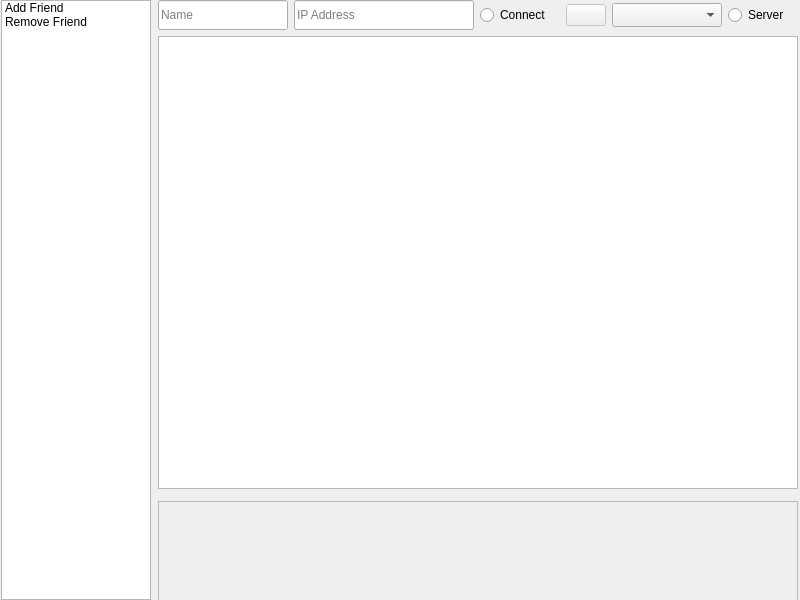
<?xml version="1.0" encoding="UTF-8"?>
<ui version="4.0">
 <class>MainWindow</class>
 <widget class="QMainWindow" name="MainWindow">
  <property name="geometry">
   <rect>
    <x>0</x>
    <y>0</y>
    <width>800</width>
    <height>600</height>
   </rect>
  </property>
  <property name="windowTitle">
   <string>MainWindow</string>
  </property>
  <widget class="QWidget" name="centralwidget">
   <widget class="QWidget" name="gridLayoutWidget">
    <property name="geometry">
     <rect>
      <x>0</x>
      <y>0</y>
      <width>801</width>
      <height>601</height>
     </rect>
    </property>
    <layout class="QGridLayout" name="gridLayout">
     <item row="1" column="1">
      <widget class="QTextEdit" name="messageDisplay">
       <property name="sizePolicy">
        <sizepolicy hsizetype="Fixed" vsizetype="Expanding">
         <horstretch>0</horstretch>
         <verstretch>0</verstretch>
        </sizepolicy>
       </property>
       <property name="minimumSize">
        <size>
         <width>640</width>
         <height>0</height>
        </size>
       </property>
       <property name="focusPolicy">
        <enum>Qt::FocusPolicy::NoFocus</enum>
       </property>
       <property name="undoRedoEnabled">
        <bool>false</bool>
       </property>
       <property name="readOnly">
        <bool>true</bool>
       </property>
       <property name="textInteractionFlags">
        <set>Qt::TextInteractionFlag::LinksAccessibleByMouse|Qt::TextInteractionFlag::TextSelectableByMouse</set>
       </property>
      </widget>
     </item>
     <item row="3" column="1">
      <widget class="QPlainTextEdit" name="messageInput">
       <property name="enabled">
        <bool>false</bool>
       </property>
       <property name="sizePolicy">
        <sizepolicy hsizetype="Fixed" vsizetype="Fixed">
         <horstretch>0</horstretch>
         <verstretch>0</verstretch>
        </sizepolicy>
       </property>
       <property name="minimumSize">
        <size>
         <width>640</width>
         <height>100</height>
        </size>
       </property>
       <property name="maximumSize">
        <size>
         <width>640</width>
         <height>100</height>
        </size>
       </property>
       <property name="focusPolicy">
        <enum>Qt::FocusPolicy::ClickFocus</enum>
       </property>
       <property name="styleSheet">
        <string notr="true"/>
       </property>
       <property name="horizontalScrollBarPolicy">
        <enum>Qt::ScrollBarPolicy::ScrollBarAlwaysOff</enum>
       </property>
      </widget>
     </item>
     <item row="0" column="1">
      <layout class="QHBoxLayout" name="horizontalLayout">
       <property name="sizeConstraint">
        <enum>QLayout::SizeConstraint::SetMaximumSize</enum>
       </property>
       <property name="bottomMargin">
        <number>0</number>
       </property>
       <item>
        <widget class="QLineEdit" name="nameInput">
         <property name="sizePolicy">
          <sizepolicy hsizetype="Fixed" vsizetype="Fixed">
           <horstretch>0</horstretch>
           <verstretch>0</verstretch>
          </sizepolicy>
         </property>
         <property name="minimumSize">
          <size>
           <width>130</width>
           <height>30</height>
          </size>
         </property>
         <property name="maximumSize">
          <size>
           <width>130</width>
           <height>30</height>
          </size>
         </property>
         <property name="focusPolicy">
          <enum>Qt::FocusPolicy::ClickFocus</enum>
         </property>
         <property name="styleSheet">
          <string notr="true"/>
         </property>
         <property name="inputMask">
          <string/>
         </property>
         <property name="text">
          <string/>
         </property>
         <property name="maxLength">
          <number>15</number>
         </property>
         <property name="alignment">
          <set>Qt::AlignmentFlag::AlignLeading|Qt::AlignmentFlag::AlignLeft|Qt::AlignmentFlag::AlignVCenter</set>
         </property>
         <property name="placeholderText">
          <string>Name</string>
         </property>
        </widget>
       </item>
       <item>
        <widget class="QLineEdit" name="ipInput">
         <property name="sizePolicy">
          <sizepolicy hsizetype="Fixed" vsizetype="Fixed">
           <horstretch>0</horstretch>
           <verstretch>0</verstretch>
          </sizepolicy>
         </property>
         <property name="minimumSize">
          <size>
           <width>180</width>
           <height>30</height>
          </size>
         </property>
         <property name="maximumSize">
          <size>
           <width>180</width>
           <height>30</height>
          </size>
         </property>
         <property name="focusPolicy">
          <enum>Qt::FocusPolicy::ClickFocus</enum>
         </property>
         <property name="styleSheet">
          <string notr="true"/>
         </property>
         <property name="alignment">
          <set>Qt::AlignmentFlag::AlignLeading|Qt::AlignmentFlag::AlignLeft|Qt::AlignmentFlag::AlignVCenter</set>
         </property>
         <property name="placeholderText">
          <string>IP Address</string>
         </property>
        </widget>
       </item>
       <item>
        <widget class="QRadioButton" name="connectButton">
         <property name="sizePolicy">
          <sizepolicy hsizetype="Fixed" vsizetype="Fixed">
           <horstretch>0</horstretch>
           <verstretch>0</verstretch>
          </sizepolicy>
         </property>
         <property name="minimumSize">
          <size>
           <width>80</width>
           <height>30</height>
          </size>
         </property>
         <property name="maximumSize">
          <size>
           <width>80</width>
           <height>30</height>
          </size>
         </property>
         <property name="focusPolicy">
          <enum>Qt::FocusPolicy::NoFocus</enum>
         </property>
         <property name="styleSheet">
          <string notr="true">color: rgb(0, 0, 0);
selection-color: rgb(0, 255, 0);
selection-background-color: rgb(0, 255, 0);</string>
         </property>
         <property name="text">
          <string>Connect</string>
         </property>
         <property name="iconSize">
          <size>
           <width>30</width>
           <height>30</height>
          </size>
         </property>
         <property name="checkable">
          <bool>true</bool>
         </property>
         <property name="checked">
          <bool>false</bool>
         </property>
         <property name="autoExclusive">
          <bool>false</bool>
         </property>
         <property name="autoRepeatDelay">
          <number>0</number>
         </property>
         <property name="autoRepeatInterval">
          <number>0</number>
         </property>
        </widget>
       </item>
       <item>
        <widget class="QPushButton" name="callButton">
         <property name="enabled">
          <bool>false</bool>
         </property>
         <property name="sizePolicy">
          <sizepolicy hsizetype="Fixed" vsizetype="Fixed">
           <horstretch>0</horstretch>
           <verstretch>0</verstretch>
          </sizepolicy>
         </property>
         <property name="minimumSize">
          <size>
           <width>40</width>
           <height>0</height>
          </size>
         </property>
         <property name="maximumSize">
          <size>
           <width>40</width>
           <height>16777215</height>
          </size>
         </property>
         <property name="styleSheet">
          <string notr="true"/>
         </property>
         <property name="text">
          <string/>
         </property>
         <property name="icon">
          <iconset theme="QIcon::ThemeIcon::CallStart"/>
         </property>
         <property name="checkable">
          <bool>true</bool>
         </property>
         <property name="checked">
          <bool>false</bool>
         </property>
        </widget>
       </item>
       <item>
        <widget class="QComboBox" name="micDropdown">
         <property name="sizePolicy">
          <sizepolicy hsizetype="Fixed" vsizetype="Fixed">
           <horstretch>0</horstretch>
           <verstretch>0</verstretch>
          </sizepolicy>
         </property>
         <property name="minimumSize">
          <size>
           <width>110</width>
           <height>0</height>
          </size>
         </property>
         <property name="sizeAdjustPolicy">
          <enum>QComboBox::SizeAdjustPolicy::AdjustToMinimumContentsLengthWithIcon</enum>
         </property>
        </widget>
       </item>
       <item>
        <widget class="QRadioButton" name="serverButton">
         <property name="sizePolicy">
          <sizepolicy hsizetype="Fixed" vsizetype="Fixed">
           <horstretch>0</horstretch>
           <verstretch>0</verstretch>
          </sizepolicy>
         </property>
         <property name="minimumSize">
          <size>
           <width>65</width>
           <height>30</height>
          </size>
         </property>
         <property name="maximumSize">
          <size>
           <width>65</width>
           <height>30</height>
          </size>
         </property>
         <property name="focusPolicy">
          <enum>Qt::FocusPolicy::NoFocus</enum>
         </property>
         <property name="styleSheet">
          <string notr="true">color: rgb(0, 0, 0);
selection-color: rgb(0, 255, 0);
selection-background-color: rgb(0, 255, 0);</string>
         </property>
         <property name="text">
          <string>Server</string>
         </property>
         <property name="iconSize">
          <size>
           <width>30</width>
           <height>30</height>
          </size>
         </property>
         <property name="checkable">
          <bool>true</bool>
         </property>
         <property name="checked">
          <bool>false</bool>
         </property>
         <property name="autoExclusive">
          <bool>false</bool>
         </property>
         <property name="autoRepeatDelay">
          <number>0</number>
         </property>
         <property name="autoRepeatInterval">
          <number>0</number>
         </property>
        </widget>
       </item>
      </layout>
     </item>
     <item row="0" column="0" rowspan="4">
      <widget class="QListWidget" name="friendList">
       <property name="sizePolicy">
        <sizepolicy hsizetype="Fixed" vsizetype="Fixed">
         <horstretch>0</horstretch>
         <verstretch>0</verstretch>
        </sizepolicy>
       </property>
       <property name="maximumSize">
        <size>
         <width>150</width>
         <height>600</height>
        </size>
       </property>
       <property name="focusPolicy">
        <enum>Qt::FocusPolicy::NoFocus</enum>
       </property>
       <item>
        <property name="text">
         <string>Add Friend</string>
        </property>
        <property name="icon">
         <iconset theme="QIcon::ThemeIcon::ContactNew"/>
        </property>
        <property name="flags">
         <set>ItemIsSelectable|ItemIsUserCheckable|ItemIsEnabled</set>
        </property>
       </item>
       <item>
        <property name="text">
         <string>Remove Friend</string>
        </property>
        <property name="icon">
         <iconset theme="QIcon::ThemeIcon::EditDelete"/>
        </property>
       </item>
      </widget>
     </item>
    </layout>
   </widget>
  </widget>
 </widget>
 <resources/>
 <connections/>
</ui>
